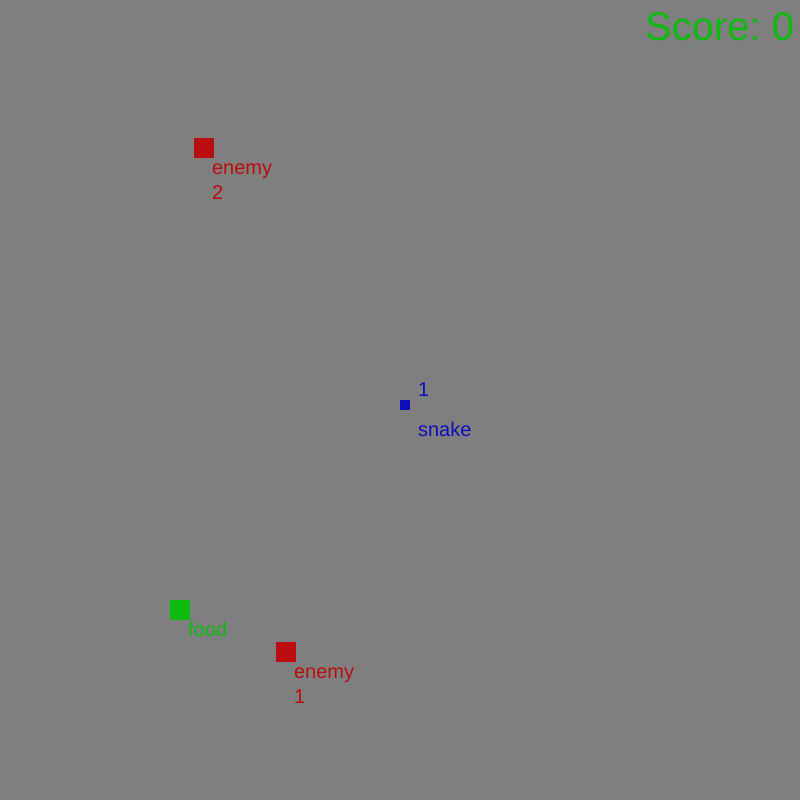
Frame 1 (no input)
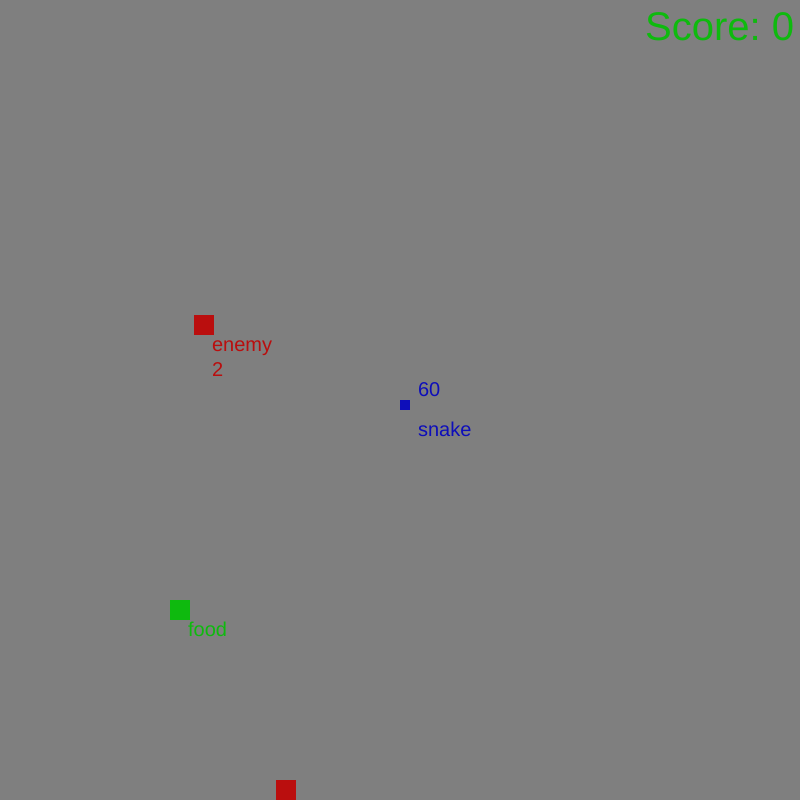
Frame 60 (no input)
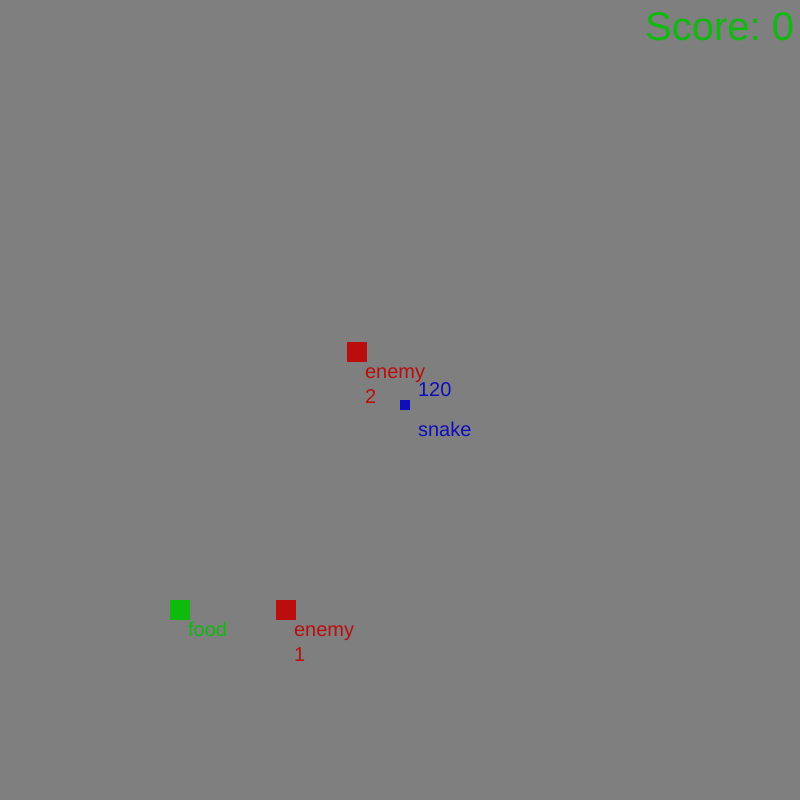
Frame 120 (the mouse pressed at the canvas centre since frame 60)

The p5.js sketch that drew these frames (run headless with seeded random() and noise() and a simulated clock; from frame 60 on, the mouse is pressed at the canvas centre):

// p5.js sketch
// ── sketch.js
// TO DO: 20181010

// TO DO: 20181009

// Debug task: Why are the enemies outputing 'unnamed' below 'enemy' in text?
// 		What should that be?
//

// Use 180 degree rotation matrix to choose where to spawn new enemies when the snake eats
//  this may requre adding parameters tto the enemy class

// Loading Menu Screen
// Implement Game Over etc
//score file
//grabbing nums from various game entities
//output score etc to top left 
//output # of enemies on top right

// Hi Scores?
//colors
let red = "#990000";
let ocean = "#009999"
let cyan = "#0ebaba";
let lime = "#0eba0e";

//end colors
let snake;
let rez = 1;
let food;
let w;
let h;
let spawntimer = 0;
let fps = 30;
let foodxsize = 20;
let foodysize = 20;
let isFoodSpecial = false;
let derandomizer = 0;

let unit;
var count;
var enemies = [];
var index = 0;
let inputDelay = 0;
let end = false;
var survival = 0;
// an HTML range slider
var slider;
var sliderDifficulty;

function setup() {
  createCanvas(800, 800);
  resetSketch();
  var button = createButton('reset');
  button.mousePressed(resetSketch);
  // Set up slider with range between 0 and 255 with starting value of 127
  slider = createSlider(0, 255, 127);
  setInterval(function(){survival++;}, 1000);
}

function resetSketch() {
  end = false;
  enemies = [];
  w = floor(width / rez);
  h = floor(height / rez);
  unit = floor(width / 2.0);
  frameRate(fps);
  snake = new Snake();
  spawnFood();
  index = 0;

  // Create Array of Enemies
  noStroke();
  // var wideCount = width / unit;
  // var highCount = height / unit;
  // count = wideCount * highCount;
  // index for each enemy
  
  for (var mu = 0; mu < 2; mu++) {
    enemies[index++] = new Enemy(index);
  }
}

function spawnFood() {
  if(random(derandomizer, 20) > 17){
    isFoodSpecial = true;
    derandomizer = 0;
  } else{
    isFoodSpecial = false;
    derandomizer++;
  }
	foodLocation();
}

function foodLocation() {
  let x = (10/rez)*floor(random(1, w/(10/rez)));
  let y = (10/rez)*floor(random(1, h/(10/rez)));
  food = createVector(x, y);
}

function keyPressed() {
  if (inputDelay == 0) {
    inputDelay = 1;
    if (keyCode === LEFT_ARROW && snake.xdir != 10) {
      snake.setDir(-10, 0);
    } else if (keyCode === RIGHT_ARROW && snake.xdir != -10) {
      snake.setDir(10, 0);
    } else if (keyCode === DOWN_ARROW && snake.ydir != -10) {
      snake.setDir(0, 10);
    } else if (keyCode === UP_ARROW && snake.ydir != 10) {
      snake.setDir(0, -10);
    } else if (key == ' ') {
      resetSketch();
    }
  }
}

function draw() {
  textSize(20);
  if (end){
    background(slider.value());
    textAlign(floor(width/2));
    textSize(150);
    text("Game Over",10,400);
    textSize(100)
    if (index-2 == 0){
    fill(red);
    //textAlign(CENTER);
    text("Final Score: "+0,10,550);
}
    else{
    fill(red);
    text("Final Score: "+(index-2),10,550);
    }
  }
  
  //regular draw
  else{
    scale(rez);
    background(slider.value());

    // Snake
    if (snake.eat(food)) {
      spawnFood();
      index++;
      enemies.push(new Enemy(index));
    }
    snake.update();
    snake.show();

    // Enemies
    enemies.forEach(enemy => {
      enemy.show();
      enemy.move();
      enemy.update();
      if (snake.endGame(enemy)){
            end = true;
          }

    })

    // Food
    noStroke();
    if(isFoodSpecial){
      fill(cyan);
    } else {
    fill("#0eba0e");
    }
    rect(food.x, food.y, foodxsize, foodysize);
    text("food", food.x + 18, food.y + 20, 50, 50);

    // update the input pause until next frame
    inputDelay = 0;
    
    textSize(40);
    //20181011 daniel 
    //score thing in top left  
    if (index-2 == 0){
    
    text("Score: "+0,width-155,40);
}
    else{
    text("Score: "+(index-2), width-155,40)
    }
  }
}

// ── enemy.js
// TO DO: 20181009

// Use 180 degree rotation matrix to choose where to spawn new enemies when the snake eats
//  this may requre adding parameters tto the enemy class

class Enemy {

  constructor(index) {
    this.x = floor(random(w));
    this.y = floor(random(h));
    
    this.spawnXDiff = this.x - snake.body[0].x;
    this.spawnYDiff = this.y - snake.body[0].y;

    this.forbiddenRange = 200;
    //check if the enemy is too close to the snake
    if (abs(this.spawnXDiff) < this.forbiddenRange && abs(this.spawnYDiff) < this.forbiddenRange) {
      if (abs(this.spawnXDiff) > abs(this.spawnYDiff)) {
        this.xIsPreferredAxis = true;
      } else this.xIsPreferredAxis = false;
      if (this.xIsPreferredAxis) {
        if (this.spawnXDiff > 0) {
          //wants to move to the right
          if (this.x + this.forbiddenRange < w) {
            //moving to the right
            this.x += this.forbiddenRange;
          } 
          else if (this.spawnYDiff > 0) {
            //tried moving to the right, but ooB. Upwards is preferred.
            if (this.y + this.forbiddenRange < h) {
              //moving up
							this.y += this.forbiddenRange;
            }
            else {
              //tried moving up, but out of bounds, moving downwards.
              this.y -= this.forbiddenRange;
            }
          }
          else {
            //tried moving to the right, but ooB. Downwards is preferred.
            if (this.y - this.forbiddenRange > 0) {
              //moving up
							this.y -= this.forbiddenRange;
            }
            else {
              //tried moving down, but out of bounds, moving upwards.
              this.y += this.forbiddenRange;
            }
          }
        }
        else {
          //wants to move to the left
          if (this.x - this.forbiddenRange > 0) {
            //moving to the left
            this.x -= this.forbiddenRange;
          } 
          else if (this.spawnYDiff > 0) {
            //tried moving to the left, but ooB. Upwards is preferred.
            if (this.y + this.forbiddenRange < h) {
              //moving up
							this.y += this.forbiddenRange;
            }
            else {
              //tried moving up, but out of bounds, moving downwards.
              this.y -= this.forbiddenRange;
            }
          }
          else {
            //tried moving to the left, but ooB. Downwards is preferred.
            if (this.y - this.forbiddenRange > 0) {
              //moving up
							this.y -= this.forbiddenRange;
            }
            else {
              //tried moving down, but out of bounds, moving upwards.
              this.y += this.forbiddenRange;
            }
          }
        }
      }
      else{
        if (this.spawnYDiff > 0) {
          //wants to move up
          if (this.y + this.forbiddenRange < h) {
            //moving up
            this.y += this.forbiddenRange;
          } 
          else if (this.spawnXDiff > 0) {
            //tried moving up, but ooB. right is preferred.
            if (this.x + this.forbiddenRange < w) {
              //moving right
							this.x += this.forbiddenRange;
            }
            else {
              //tried moving right, but out of bounds, moving left.
              this.x -= this.forbiddenRange;
            }
          }
          else {
            //tried moving up, but ooB. left is preferred.
            if (this.x - this.forbiddenRange > 0) {
              //moving left
							this.x -= this.forbiddenRange;
            }
            else {
              //tried moving left, but out of bounds, moving right.
              this.x += this.forbiddenRange;
            }
          }
        }
        else {
          //wants to move down
          if (this.y - this.forbiddenRange > 0) {
            //moving down
            this.y -= this.forbiddenRange;
          } 
          else if (this.spawnXDiff > 0) {
            //tried moving down, but ooB. right is preferred.
            if (this.x + this.forbiddenRange < w) {
              //moving right
							this.x += this.forbiddenRange;
            }
            else {
              //tried moving right, but out of bounds, moving left.
              this.x -= this.forbiddenRange;
            }
          }
          else {
            //tried moving to the down, but ooB. left is preferred.
            if (this.x - this.forbiddenRange > 0) {
              //moving up
							this.x -= this.forbiddenRange;
            }
            else {
              //tried moving left, but out of bounds, moving right.
              this.x += this.forbiddenRange;
            }
          }
        }
      }
    }
    this.speed = floor(random(1, 10));
    this.color = color(186, 14, 14);
    this.direction = 0;
    this.chaseTimer = 0;
    this.index = index;
  }

  // Runs every frame
  update() {
    // Boundary Conditions
    // Check if snake has hit edge of unit boundaries
    if (this.x > w || this.x < 0) {
      if (this.direction == 1) {
        this.direction = 2;
        this.move();
      } else {
        this.direction = 1;
        this.move();
      }
    }
    // Check if Enemy has hit the y boundary of the unit
    if (this.y > h || this.y < 0) {
      if (this.direction == 3) {
        this.direction = 4;
        this.move();
      } else {
        this.direction = 3;
        this.move();
      }
    }
    // Update the x direction
    //this.x = this.x + this.xDir;
    //this.y = this.y + this.yDir;
    if (this.chaseTimer > 60) {
      // Reset chase timer to T-minus 30-90 frames
      this.chaseTimer = floor(random(-30, 30));

      // Calculate distance between enemy and snake head
      this.xDiff = this.x - snake.body[0].x;
      this.yDiff = this.y - snake.body[0].y;
      // Update the enemy direction based on the sign of Diff for x or y
      if (abs(this.xDiff) > abs(this.yDiff)) {
        if (this.xDiff >= 0) {
          this.direction = 1;
        } else {
          this.direction = 2;
        }
      } else {
        if (this.yDiff >= 0) {
          this.direction = 3;
        } else {
          this.direction = 4;
        }
      }
    } else {
      // Iterate chase timer
      this.chaseTimer++;
    }
  }

  // Custom method for showing the Enemy
  show() {
    fill(this.color);
    noStroke();
    // Enemy text  
    text("enemy " + this.index, this.x + 18, this.y + 20, 50, 50);
    // Enemy body rect(x, y, sizex, sizey)
    rect(this.x, this.y, 20, 20);
  }

  // Move relative to speed
  move() {
    // Check which way enemy is headed and update the speed
    if (this.direction == 1) {
      this.x = this.x - this.speed;
    } else if (this.direction == 2) {
      this.x = this.x + this.speed;
    } else if (this.direction == 3) {
      this.y = this.y - this.speed;
    } else {
      this.y = this.y + this.speed;
    }
  }
}

// ── snake.js
class Snake {
  
  constructor() {
  	this.body = [];
    this.body[0] = createVector(floor(w/2), floor(h/2));
    this.xdir = 0;
    this.ydir = 0;
    this.len = 0;
    this.color = color("#0e0eba");
    this.hunger = 0;
  }
  
  setDir(x, y) {
  	this.xdir = x;
    this.ydir = y;
  }
  
  update() {    
  	let head = this.body[this.body.length-1].copy();
    this.body.shift();
    head.x += this.xdir;
    head.y += this.ydir;
    this.body.push(head);
    
    // Periodic Boundary Conditions
    if (head.x>=w)
    {
      head.x-=w
    }
    if (head.y>=h)
    {
      head.y-=h
    }
     if (head.x<=-2)
    {
      head.x+=w
    }
    if (head.y<=-2) 
    {
      head.y+=h
    }
  }
  
  grow() {
  	let head = this.body[this.body.length-1].copy();
    this.len++;
    this.body.push(head);
  }
  
endGame(enem) {
  	let x = this.body[this.body.length-1].x;
    let y = this.body[this.body.length-1].y;

    let enemyxpos = enem.x;
    let enemyypos = enem.y;

    if ( (enemyxpos - 10 < x && x < enemyxpos + 20) && (enemyypos - 10 < y && y < enemyypos+20) ) {
       return true;
    }
    for(let i = 0; i < this.body.length-1; i++) {
    	let part = this.body[i];
      if(part.x == x && part.y == y) {
      	return true;
      }
    }
    return false;
  }
  
  eat(pos) {
  	let x = this.body[this.body.length-1].x;
    let y = this.body[this.body.length-1].y;
    
    if((pos.x <= x && x < pos.x + foodxsize) && (pos.y <= y && y < pos.y + foodysize)) {
      this.grow();
      this.hunger = 0;
      return true;
    }
    // Snake gets hungrier everytime it tries to eat and fails
    this.hunger++;
    return false;
  }
  
  show() {
    noStroke();
    fill(this.color);
    // Make text shake with merlin noise with amplitude directly related
    //  to the snake's hunger
    text("snake", this.body[0].x  + 18, this.body[0].y + 20, 50, 50);
    text(this.hunger, this.body[0].x + 18, this.body[0].y - 20, 50, 50);
  	for(let i = 0; i < this.body.length; i++) {
      rect(this.body[i].x, this.body[i].y, 10, 10);
    }
  }

}
